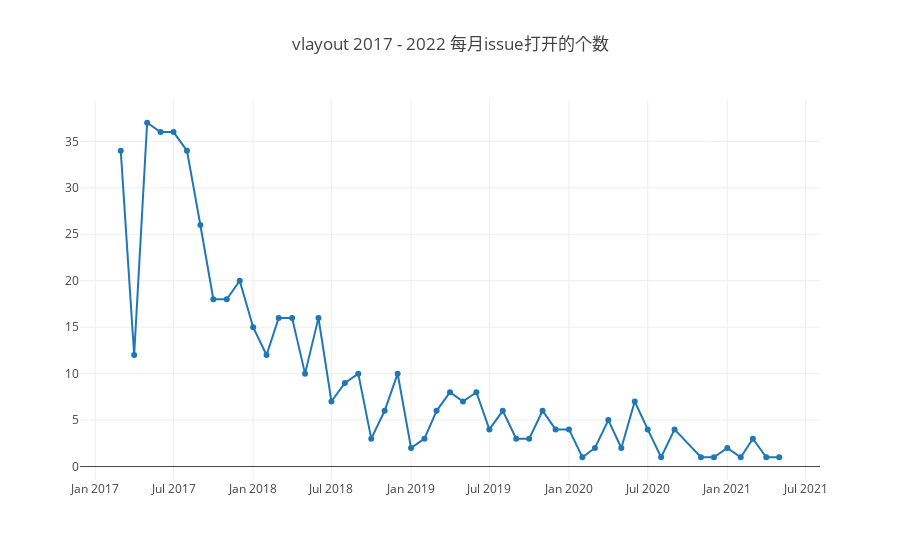

Notebook source saved alongside this figure:
### Markdown cell above
### 2.1 每月打开的issue个数

### Code cell
var startYear = 2017, endYear = 2022;
var years = [];
for (var y = startYear; y <= endYear; y++) years.push(y);
Promise.all(
    years.map(year => { return openDigger.driver.clickhouse.query(`
    select formatDateTime(created_at, '%Y-%m') as m, count(*) as cnt
    from github_log.year${year} 
    where repo_name = 'alibaba/vlayout'
    and type='IssuesEvent'
    and action in ['opened', 'reopened']
    group by formatDateTime(created_at, '%Y-%m')
    order by formatDateTime(created_at, '%Y-%m')
    `)})
).then(
    data => {
    // console.log(data);
    data1 = data.reduce(function (a, b) { return a.concat(b)} );
    console.log(data1)
    openDigger.render.plotly([
        {y: data1.map(d => d.cnt), x: data1.map(d=>d.m), mode: 'lines+markers', name: 'activity'}
    ], {title: `vlayout ${startYear} - ${endYear} 每月issue打开的个数`});  
})

### Figure 1 — Plotly figure (JSON) as saved in the notebook; plotly's stock layout.template omitted (floating-point values rounded to 4 significant figures)
{"data": [{"mode": "lines+markers", "name": "activity", "x": ["2017-03", "2017-04", "2017-05", "2017-06", "2017-07", "2017-08", "2017-09", "2017-10", "2017-11", "2017-12", "2018-01", "2018-02", "2018-03", "2018-04", "2018-05", "2018-06", "2018-07", "2018-08", "2018-09", "2018-10", "2018-11", "2018-12", "2019-01", "2019-02", "2019-03", "2019-04", "2019-05", "2019-06", "2019-07", "2019-08", "2019-09", "2019-10", "2019-11", "2019-12", "2020-01", "2020-02", "2020-03", "2020-04", "2020-05", "2020-06", "2020-07", "2020-08", "2020-09", "2020-11", "2020-12", "2021-01", "2021-02", "2021-03", "2021-04", "2021-05"], "y": ["34", "12", "37", "36", "36", "34", "26", "18", "18", "20", "15", "12", "16", "16", "10", "16", "7", "9", "10", "3", "6", "10", "2", "3", "6", "8", "7", "8", "4", "6", "3", "3", "6", "4", "4", "1", "2", "5", "2", "7", "4", "1", "4", "1", "1", "2", "1", "3", "1", "1"]}], "layout": {"autosize": true, "title": {"text": "vlayout 2017 - 2022 每月issue打开的个数"}, "xaxis": {"autorange": true, "range": ["2016-11-28 19:10:57.5045", "2021-08-01 04:49:02.4955"], "type": "date"}, "yaxis": {"autorange": true, "range": [-1.971, 39.97], "type": "linear"}}}
